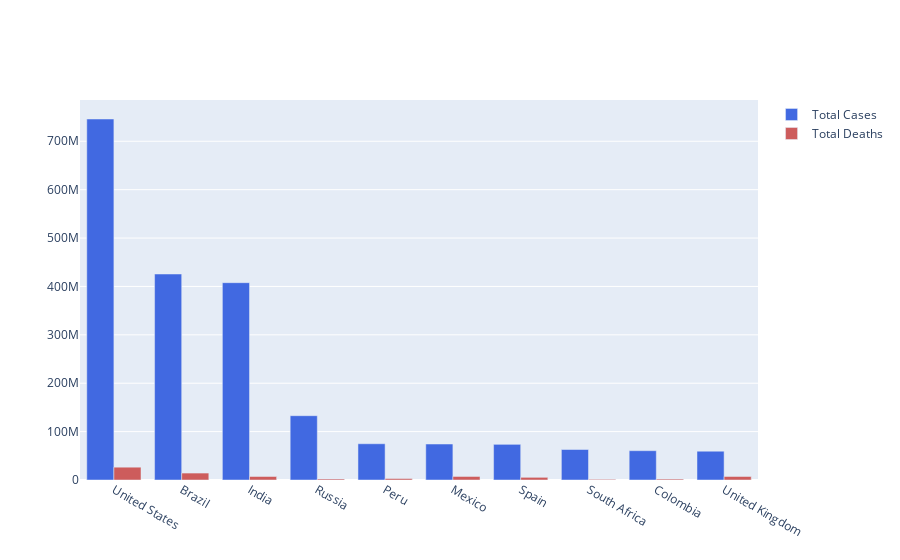

Notebook code for this chart:
### Markdown cell above
## Total Cases vs Total Deaths

### Code cell
fig = go.Figure()
fig.add_trace(go.Bar(
    x=Top10cases["Country"],
    y=Top10cases["Total Cases"],
    name='Total Cases',
    marker_color='royalblue'
))
fig.add_trace(go.Bar(
    x=Top10cases["Country"],
    y=Top10cases["Total Deaths"],
    name='Total Deaths',
    marker_color='indianred'
))
fig.show()

### Figure 1 — Plotly figure (JSON) as saved in the notebook; plotly's stock layout.template omitted (floating-point values rounded to 4 significant figures)
{"data": [{"marker": {"color": "royalblue"}, "name": "Total Cases", "type": "bar", "x": ["United States", "Brazil", "India", "Russia", "Peru", "Mexico", "Spain", "South Africa", "Colombia", "United Kingdom"], "y": [746014098, 425704517, 407771615, 132888951, 74882695, 74347548, 73717676, 63027659, 60543682, 59475032]}, {"marker": {"color": "indianred"}, "name": "Total Deaths", "type": "bar", "x": ["United States", "Brazil", "India", "Russia", "Peru", "Mexico", "Spain", "South Africa", "Colombia", "United Kingdom"], "y": [26477574, 14340567, 7247327, 2131571, 3020038, 7295850, 5510624, 1357682, 1936134, 7249573]}], "layout": {}}
